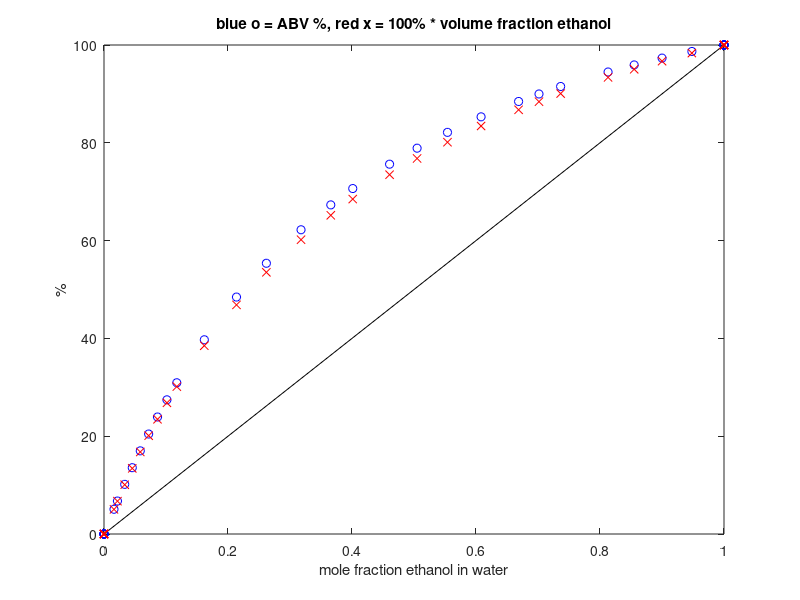
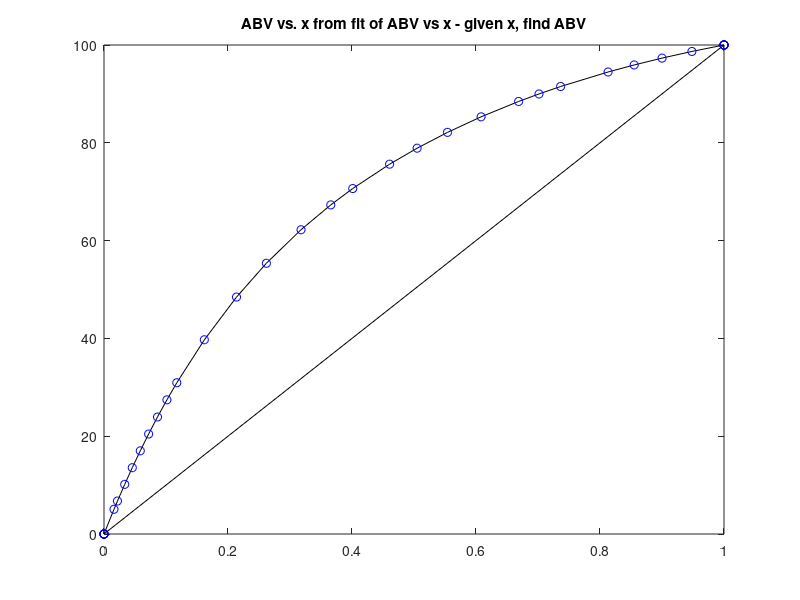
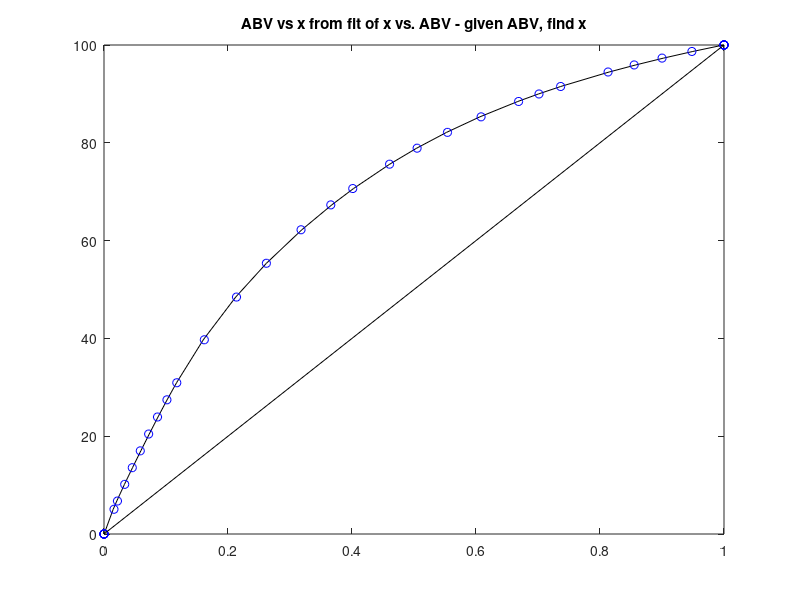

MATLAB code for these plots, in order:
% Alcohol by volume (ABV) is vol of pure alcohol used to make mixture divided 
% by volume of mixture after mixing, which is reduced from sum of volumes
% of water and ethanol used because of nonideal mixing.
% ABV is proportional to specific gravity of mixture as measured
% by a hydrometer in ethanol-water mixure.

% Reference http://www.ddbst.com/en/EED/VE/VE0%20Ethanol%3BWater.php
% Excess Volume Data Set 947
% Components
% No. 	Formula 	Molar Mass 	CAS Registry Number 	Name
% 1 	C2H6O 	46.069 	64-17-5 	Ethanol
% 2 	H2O 	18.015 	7732-18-5 	Water
% Source
% Ott J.B.; Sipowska J.T.; Gruszkiewicz M.S.; Woolley A.T.: 
% Excess Volumes for (Ethanol + Water) at the Temperatures (298.15 and 348.15) K 
% and Pressures (0.4, 5, and 15) MPa and at the Temperature 323.15 K and 
% Pressures (5 and 15) MPa. 
% J.Chem.Thermodyn. 25 (1993) 307-318
% Temperature 	298.150 	K
% Pressure 	5.000 	bar
% Data Table
% Excess Volume [cm3/mol] 	x1 [mol/mol]

clear all
clc

d = [0 0
    0 0
    0 0
    0 0
    0 0
    0 0
-0.0600 	0.01610
-0.0830 	0.02170
-0.1410 	0.03340
-0.2040 	0.04560
-0.2720 	0.05850
-0.3420 	0.07200
-0.4220 	0.08630
-0.4990 	0.10150
-0.5750 	0.11740
-0.7470 	0.16180
-0.8770 	0.21370
-0.9550 	0.26190
-1.0080 	0.31780
-1.0370 	0.36580
-1.0430 	0.40120
-1.0400 	0.46060
-1.0230 	0.50500
-0.9910 	0.55400
-0.9360 	0.60820
-0.8650 	0.66870
-0.8110 	0.70160
-0.7550 	0.73650
-0.5920 	0.81300
-0.4850 	0.85510
-0.3520 	0.90010
-0.1910 	0.94820
0 1
0 1
0 1
0 1
0 1
0 1];

exvol = d(:,1);
x = d(:,2);

mw1 = 46.069; % molecular weight
mvol1 = 58.4; % cm3/mol
dens1 = 0.789; % g/cm3
mw2 = 18.015;
mvol2 = 18; 
dens2 = 1;

close all

% get ABV (alcohol by volume) vs. mole fraction x (x1)
% basis 1 mol total
vol1 = x * mvol1;
vol2 = (1-x) * mvol2;
volSum = vol1 + vol2; 
volTot = volSum + exvol
abv = 100 * vol1 ./ volTot;
volPercent = 100 * vol1 ./ volSum;
figure(1)
plot(x,abv,'bo',[0 1],[0 100],'k',x,volPercent,'rx')
title('blue o = ABV %, red x = 100% * volume fraction ethanol')
ylabel('%')
xlabel('mole fraction ethanol in water')

n = 6;
format short e
coef = polyfit(x,abv,n)
% coef(7) = 0;
yp = polyval(coef,x);
figure(2)
plot(x,yp,'k',x,abv,'bo',[0 1],[0 100],'k')
title('ABV vs. x from fit of ABV vs x - given x, find ABV')

n = 6;
format short e
coef2 = polyfit(abv,x,n)
% coef2(7) = 0;
xp = polyval(coef2,abv);
figure(3)
plot(xp,abv,'k',x,abv,'bo',[0 1],[0 100],'k')
title('ABV vs x from fit of x vs. ABV - given ABV, find x')

